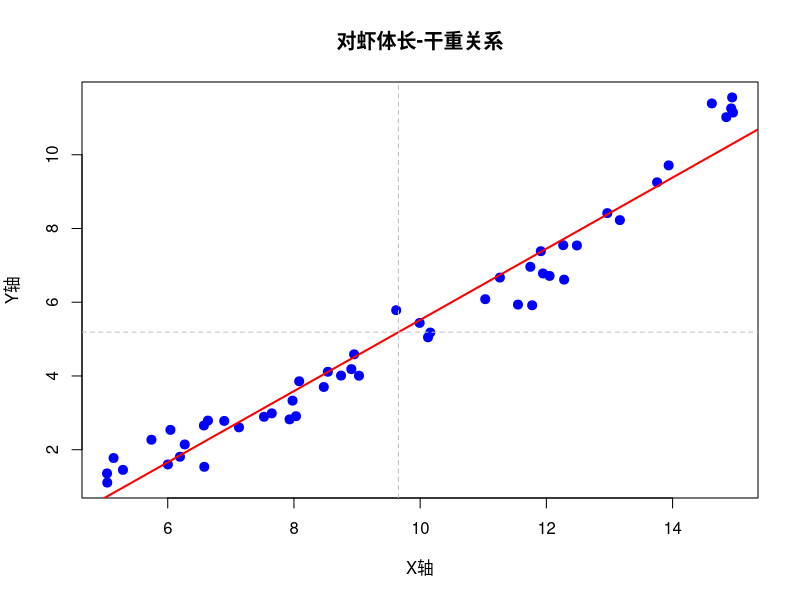
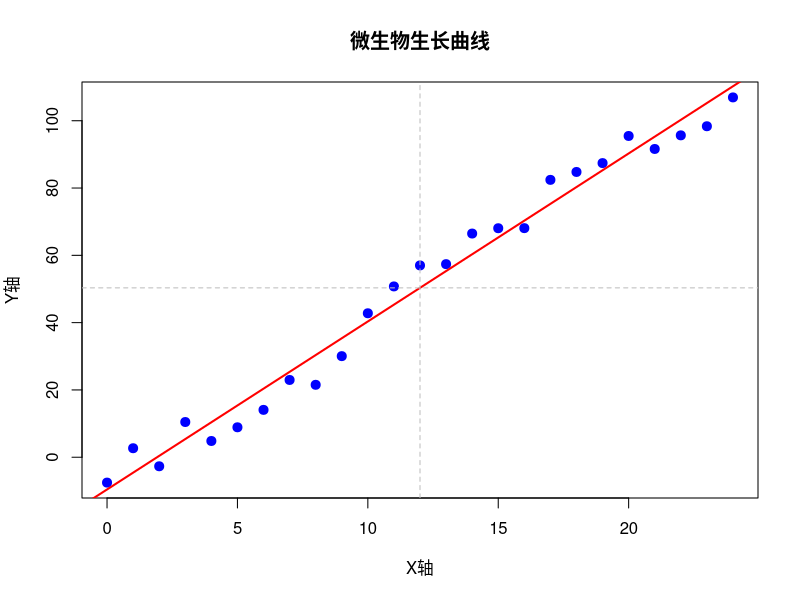
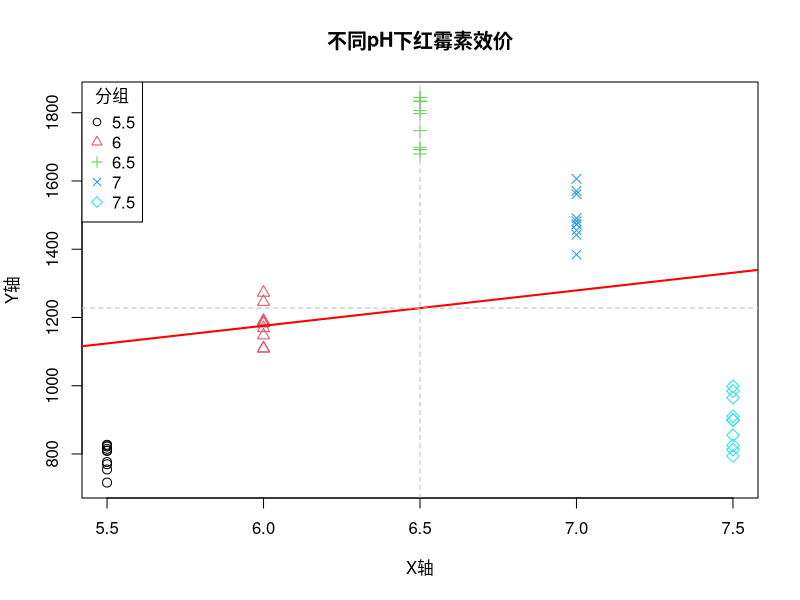
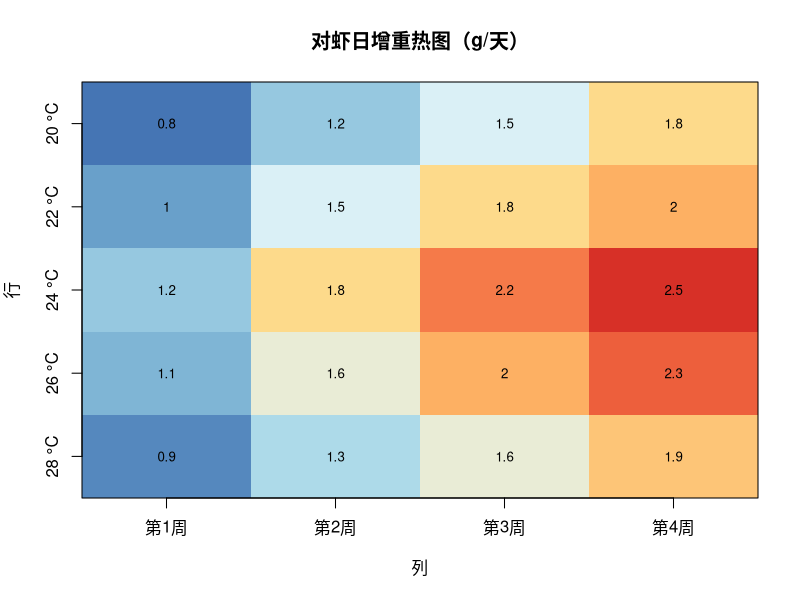
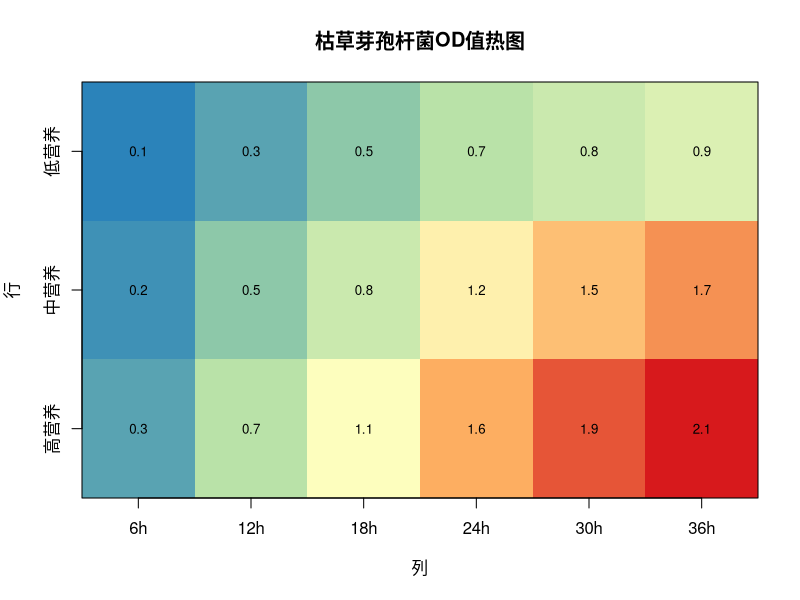
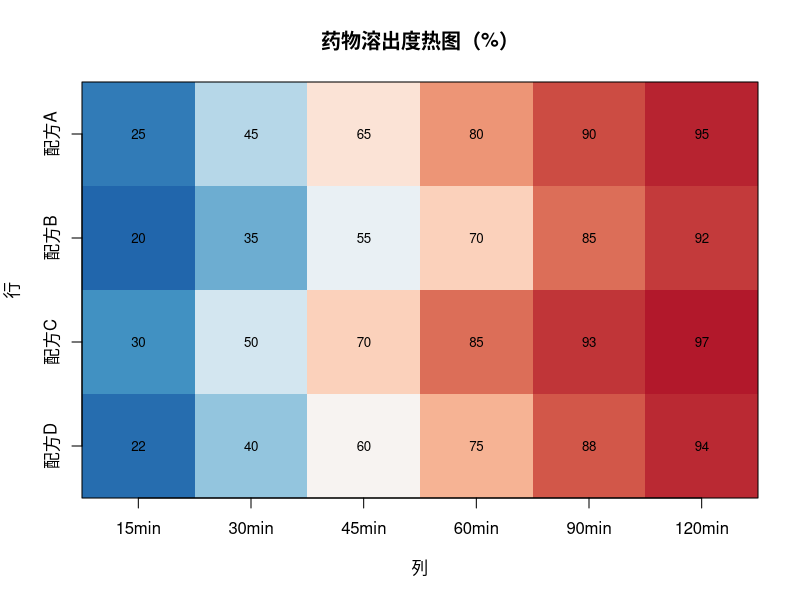
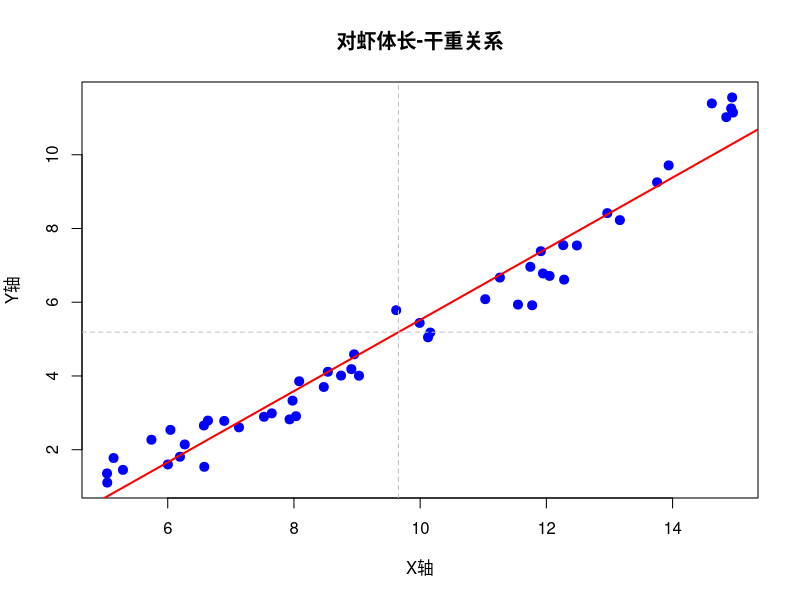
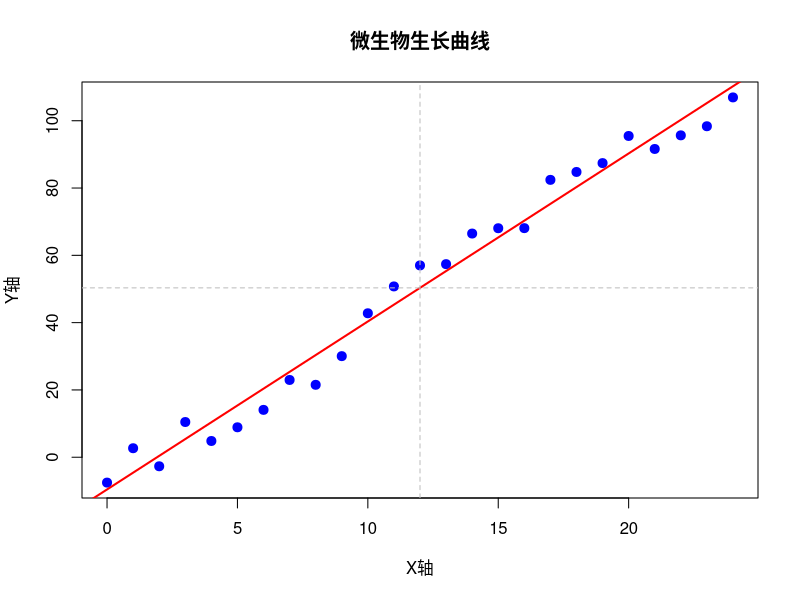

Source code (R) for these figures, in order:
# 实战3 数据可视化 - 散点图和热图
# 功能：绘制散点图和热图，用于分析变量间关系和模式识别

# 创建输出文件夹
output_dir <- "s7_a3"
if (!dir.exists(output_dir)) {
  dir.create(output_dir, recursive = TRUE)
  cat("创建文件夹:", output_dir, "\n")
}

# 加载必要的包
library(gplots)  # 用于热图绘制

# 函数：绘制散点图
# 输入：x - x轴数据，y - y轴数据，groups - 分组变量，title - 图表标题
# 输出：线性回归模型对象
plot_scatter <- function(x, y, groups = NULL, title = "散点图") {
  # 设置绘图参数
  plot(x, y, 
       pch = if (!is.null(groups)) as.numeric(factor(groups)) else 19,
       col = if (!is.null(groups)) factor(groups) else "blue",
       main = title,
       xlab = "X轴", ylab = "Y轴",
       cex = 1.2)
  
  # 添加线性回归线
  model <- lm(y ~ x)
  abline(model, col = "red", lwd = 2)
  
  # 添加分组标记（如果有分组）
  if (!is.null(groups)) {
    legend("topleft", 
           legend = levels(factor(groups)),
           pch = 1:length(levels(factor(groups))),
           col = 1:length(levels(factor(groups))),
           title = "分组")
  }
  
  # 添加均值线
  abline(h = mean(y), col = "gray", lty = 2)
  abline(v = mean(x), col = "gray", lty = 2)
  
  return(model)
}

# 函数：绘制热图
# 输入：data_matrix - 数据矩阵，color_palette - 颜色调色板，title - 图表标题
# 输出：无返回值，直接绘制图形
plot_heatmap <- function(data_matrix, color_palette = NULL, title = "热图") {
  if (is.null(color_palette)) {
    color_palette <- colorRampPalette(c("blue", "white", "red"))(100)
  }
  
  # 绘制热图
  image(1:ncol(data_matrix), 1:nrow(data_matrix), 
        t(data_matrix[nrow(data_matrix):1, ]),
        col = color_palette,
        main = title,
        xlab = "列", ylab = "行",
        axes = FALSE)
  
  # 添加坐标轴
  axis(1, at = 1:ncol(data_matrix), labels = colnames(data_matrix))
  axis(2, at = 1:nrow(data_matrix), labels = rownames(data_matrix)[nrow(data_matrix):1])
  
  # 添加边框
  box()
  
  # 添加数值标注（仅适用于小矩阵）
  if (nrow(data_matrix) <= 10 && ncol(data_matrix) <= 10) {
    for (i in 1:nrow(data_matrix)) {
      for (j in 1:ncol(data_matrix)) {
        text(j, nrow(data_matrix) - i + 1, 
             round(data_matrix[i, j], 1), 
             cex = 0.8)
      }
    }
  }
}

# 示例1：对虾体长-干重散点图
cat("示例1：对虾体长-干重散点图\n")
# 模拟数据：对虾体长和干重
shrimp_length <- runif(50, 5, 15)
shrimp_weight <- 0.05 * shrimp_length^2 + rnorm(50, 0, 0.5)

# 绘制散点图
shrimp_model <- plot_scatter(shrimp_length, shrimp_weight, 
                            title = "对虾体长-干重关系")

# 模型摘要
cat("对虾体长-干重回归模型摘要：\n")
print(summary(shrimp_model))

# 保存为PNG文件
png(file.path(output_dir, "shrimp_length_weight_scatter.png"), width = 800, height = 600)
shrimp_model <- plot_scatter(shrimp_length, shrimp_weight, 
                            title = "对虾体长-干重关系")
dev.off()

# 示例2：微生物生长曲线散点图
cat("示例2：微生物生长曲线散点图\n")
# 模拟数据：微生物生长曲线
time_points <- 0:24
growth_data <- 100 / (1 + exp(-0.3 * (time_points - 12))) + rnorm(25, 0, 5)

# 绘制散点图
growth_model <- plot_scatter(time_points, growth_data, 
                            title = "微生物生长曲线")

# 保存为PDF文件
pdf(file.path(output_dir, "microbial_growth_scatter.pdf"), width = 8, height = 6)
growth_model <- plot_scatter(time_points, growth_data, 
                            title = "微生物生长曲线")
dev.off()

# 示例3：不同pH下红霉素效价散点图
cat("示例3：不同pH下红霉素效价散点图\n")
# 模拟数据：不同pH条件下的红霉素效价
ph_levels <- rep(c(5.5, 6.0, 6.5, 7.0, 7.5), each = 10)
erythromycin_potency <- c(
  rnorm(10, 800, 50),  # pH 5.5
  rnorm(10, 1200, 60), # pH 6.0
  rnorm(10, 1800, 70), # pH 6.5
  rnorm(10, 1500, 65), # pH 7.0
  rnorm(10, 900, 55)   # pH 7.5
)

# 绘制散点图（按pH分组）
pH_model <- plot_scatter(ph_levels, erythromycin_potency, 
                        groups = factor(ph_levels),
                        title = "不同pH下红霉素效价")

# 保存为PNG文件
png(file.path(output_dir, "erythromycin_pH_scatter.png"), width = 800, height = 600)
pH_model <- plot_scatter(ph_levels, erythromycin_potency, 
                        groups = factor(ph_levels),
                        title = "不同pH下红霉素效价")
dev.off()

# 示例4：对虾日增重热图
cat("示例4：对虾日增重热图\n")
# 模拟数据：不同温度和时间下的对虾日增重
temperatures <- c(20, 22, 24, 26, 28)
time_periods <- c("第1周", "第2周", "第3周", "第4周")

# 创建数据矩阵
shrimp_growth_matrix <- matrix(
  c(0.8, 1.2, 1.5, 1.8,   # 20°C
    1.0, 1.5, 1.8, 2.0,   # 22°C
    1.2, 1.8, 2.2, 2.5,   # 24°C
    1.1, 1.6, 2.0, 2.3,   # 26°C
    0.9, 1.3, 1.6, 1.9),  # 28°C
  nrow = 5, ncol = 4, byrow = TRUE
)

rownames(shrimp_growth_matrix) <- paste(temperatures, "°C")
colnames(shrimp_growth_matrix) <- time_periods

# 自定义颜色调色板
growth_colors <- colorRampPalette(c("#4575B4", "#74ADD1", "#ABD9E9", 
                                    "#E0F3F8", "#FEE090", "#FDAE61", 
                                    "#F46D43", "#D73027"))(100)

# 绘制热图
plot_heatmap(shrimp_growth_matrix, growth_colors, 
             "对虾日增重热图（g/天）")

# 保存为PDF文件
pdf(file.path(output_dir, "shrimp_daily_growth_heatmap.pdf"), width = 8, height = 6)
plot_heatmap(shrimp_growth_matrix, growth_colors, 
             "对虾日增重热图（g/天）")
dev.off()

# 示例5：枯草芽孢杆菌OD值热图
cat("示例5：枯草芽孢杆菌OD值热图\n")
# 模拟数据：不同培养条件下的OD值
nutrients <- c("低营养", "中营养", "高营养")
time_points <- c("6h", "12h", "18h", "24h", "30h", "36h")

# 创建数据矩阵
bacillus_od_matrix <- matrix(
  c(0.1, 0.3, 0.5, 0.7, 0.8, 0.9,   # 低营养
    0.2, 0.5, 0.8, 1.2, 1.5, 1.7,   # 中营养
    0.3, 0.7, 1.1, 1.6, 1.9, 2.1),  # 高营养
  nrow = 3, ncol = 6, byrow = TRUE
)

rownames(bacillus_od_matrix) <- nutrients
colnames(bacillus_od_matrix) <- time_points

# 自定义颜色调色板
od_colors <- colorRampPalette(c("#2B83BA", "#ABDDA4", "#FFFFBF", 
                                "#FDAE61", "#D7191C"))(100)

# 绘制热图
plot_heatmap(bacillus_od_matrix, od_colors, 
             "枯草芽孢杆菌OD值热图")

# 保存为PDF文件
pdf(file.path(output_dir, "bacillus_od_heatmap.pdf"), width = 8, height = 6)
plot_heatmap(bacillus_od_matrix, od_colors, 
             "枯草芽孢杆菌OD值热图")
dev.off()

# 示例6：药物溶出度热图
cat("示例6：药物溶出度热图\n")
# 模拟数据：不同配方在不同时间点的溶出度
formulations <- c("配方A", "配方B", "配方C", "配方D")
dissolution_times <- c("15min", "30min", "45min", "60min", "90min", "120min")

# 创建数据矩阵
drug_dissolution_matrix <- matrix(
  c(25, 45, 65, 80, 90, 95,   # 配方A
    20, 35, 55, 70, 85, 92,   # 配方B
    30, 50, 70, 85, 93, 97,   # 配方C
    22, 40, 60, 75, 88, 94),  # 配方D
  nrow = 4, ncol = 6, byrow = TRUE
)

rownames(drug_dissolution_matrix) <- formulations
colnames(drug_dissolution_matrix) <- dissolution_times

# 自定义颜色调色板
dissolution_colors <- colorRampPalette(c("#2166AC", "#4393C3", "#92C5DE", 
                                         "#D1E5F0", "#F7F7F7", "#FDDBC7", 
                                         "#F4A582", "#D6604D", "#B2182B"))(100)

# 绘制热图
plot_heatmap(drug_dissolution_matrix, dissolution_colors, 
             "药物溶出度热图（%）")

# 保存为PDF文件
pdf(file.path(output_dir, "drug_dissolution_heatmap.pdf"), width = 8, height = 6)
plot_heatmap(drug_dissolution_matrix, dissolution_colors, 
             "药物溶出度热图（%）")
dev.off()

cat("实战3数据可视化完成！所有散点图和热图已保存到文件夹:", output_dir, "\n")
